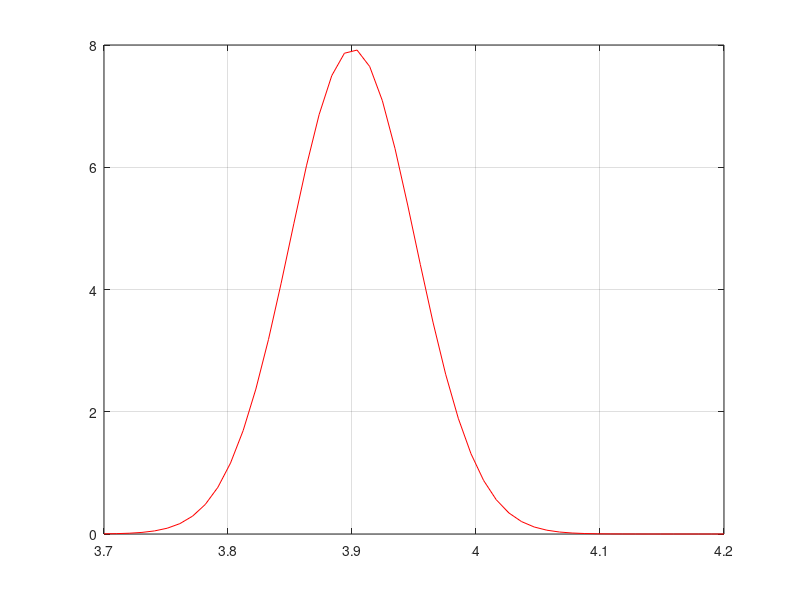

Reproduce this figure in MATLAB. (Note: this script raises an error after producing the figure.)
%% Determine final manufacutred Distribution distribution
% --------------- IMPORTANT -------------------
% you MUST Reset the Upper limit (Scrap Limit) to a high number to scrap is included
% --------------- IMPORTANT -------------------
%clear all
%close all
%clc
% Grid
xp2 = linspace(6.7,7.3,50); xp3 = linspace(3.7,4.2,50);
[XP2 XP3] = meshgrid(xp2,xp3);
X = [XP2(:) XP3(:)];

MU = [6.8776 3.9006];
MU_rw = [6.8687 3.8965]
L = [6.8 3.8]; 
U = [20 20]; % Upper limit is scrap as these are holes
sig11 = 0.1362; sig22 = 0.05027;
rho = 0.7052
%% Marginals distributions 
fc2 = @(lim) normcdf(lim,MU(1),sig11); % large diameter (x_2) cdf
fc2rw = @(lim) normcdf(lim,MU_rw(1),sig11);
pd3 = makedist('Normal','mu',MU(2),'sigma',sig22);
pd3_rw = makedist('Normal','mu',MU_rw(2),'sigma',sig22); 
%pd3 = makedist('GeneralizedExtremeValue','k',0.2,'mu',MU(2),'sigma',sig22);
%pd3_rw = makedist('GeneralizedExtremeValue','k',0.2,'mu',MU_rw(2),'sigma',sig22);          
fc3 = @(lim) cdf(pd3,lim);              % small diameter (x_3) pdf
fc3rw = @(lim) cdf(pd3_rw,lim);

figure;
plot(xp3,pdf(pd3,xp3),'r-'); grid on

SIGMA = [sig11^2 rho*sig11*sig22; rho*sig11*sig22 sig22^2];
Fb1b2 = copulacdf('Gaussian',[fc2(U(1)),fc3(U(2))],rho);
Fa1b2 = copulacdf('Gaussian',[fc2(L(1)),fc3(U(2))],rho);
Fb1a2 = copulacdf('Gaussian',[fc2(U(1)),fc3(L(2))],rho);
Fa1a2 = copulacdf('Gaussian',[fc2(L(1)),fc3(L(2))],rho);

pI2 = Fa1b2 - Fa1a2;
pI3 = Fb1a2 - Fa1a2;
pI4 = Fa1a2;
pIC = Fb1b2 - Fa1b2 - Fb1a2 + Fa1a2;
pIS = 1 - Fb1b2;
 
% Limits are reversed becasue the lower limit causes rework
MU_Rrw = L+(U-MU_rw); % reverse the sinlge feature rework as rework happens at lower limit
fc2Rrw = @(lim) normcdf(lim,MU_Rrw(1),sig11);
pd3_Rrw = makedist('tLocationScale','mu',MU_Rrw(2),'sigma',sig22,'nu',2.2522);
fc3Rrw = @(lim) cdf(pd3_Rrw,lim);

p22 = 1- fc2Rrw(U(1));
p2C = fc2Rrw(U(1)) - fc2Rrw(L(1));
p2S = fc2Rrw(L(1));

p33 = 1- fc3Rrw(U(2));
p3C = fc3Rrw(U(2)) - fc3Rrw(L(2));
p3S = fc3Rrw(L(2));

p42 = pI2; 
p43 = pI3; 
p44 = pI4;
p4C = pIC; 
p4S = pIS;
p5C = 1; 
p5S = 0; 
 
m12 = pI2/((1-p22)*(1-p44));
m13 = pI3/((1-p33)*(1-p44));
m14 = pI4/(1-p44);
 
fIC = pIC + pI2*p2C/((1-p22)*(1-p44)) + pI3*p3C/((1-p33)*(1-p44)) + pI4*p4C/(1-p44);
f2C = (p2C/(1-p22));%*p12;
f3C = (p3C/(1-p33));%*p13;
f45 = (p42*p2C/((1-p22)*(1-p44)) + p43*p3C/((1-p33)*(1-p44)) + p4C/(1-p44));%*p14;
% 

fIS = pIS + pI2*p2S/((1-p22)*(1-p44)) + pI3*p3S/((1-p33)*(1-p44)) + pI4*p4S/(1-p44);
f2S = (p2S/(1-p22));%*p12;
f3S = (p3S/(1-p33));%*p13;
f4S = (p42*p2S/((1-p22)*(1-p44)) + p43*p3S/((1-p33)*(1-p44)) + p4S/(1-p44));%*p14;
 
 
f1s = [fIC, f2C*(pI4*(pI2/(1-pI4))+pI2),...
            f3C*(pI4*(pI3/(1-pI4))+pI3)...
            pI4*(pIC/(1-pI4))];
f2s = [fIS, f2S*(pI4*(pI2/(1-pI4))+pI2),...
            f3S*(pI4*(pI3/(1-pI4))+pI3),...
            pI4*(pIS/(1-pI4))];

% dual feature rework form inital stage I and stage 4
pdf2_Grid = normpdf(X(:,1),MU(1),sig11);
pdf3_Grid = pdf(pd3,X(:,2));
cdf2_Grid = normcdf(X(:,1),MU(1),sig11);
cdf3_Grid = cdf(pd3,X(:,2));

% single feature rework form stage 2 and stage 3
pdf2_rw_Grid = normpdf(X(:,1),MU_rw(1),sig11);
pdf3_rw_Grid = pdf(pd3_rw,X(:,2));
cdf2_rw_Grid = normcdf(X(:,1),MU_rw(1),sig11);
cdf3_rw_Grid = cdf(pd3_rw,X(:,2));


% work out where function will be zero, i.e. outside the limits. Aim is to
% generate a vecotr of zeros and ones, zero where function is outside of
% limits and a one where it is inside
IX1 = (X(:,1)>=L(1) & X(:,1)<=U(1)); IX2 = (X(:,2)>=L(2) & X(:,2)<=U(2)); 
%IX1 = (X(:,1)>=L(1)); IX2 = (X(:,2)>=L(2)); % includes scrap
%X = [X1(:) X2(:)];
IX = [IX1 IX2];
sizeIX = size(IX);
IXV = zeros(sizeIX(1),1);
% Generate zeros and ones vector indicating where function is inside limits

for i = 1:sizeIX(1)
if IX(i,1)==1 && IX(i,2)==1
    IXV(i) = 1;
end
end
figure;
plot3(X(:,1),X(:,2),IXV,'r.'); grid on

% Copula for dual rework
Cpdf1 = copulapdf('Gaussian',[cdf2_Grid,cdf3_Grid],rho).*pdf2_Grid.*pdf3_Grid;
Ccdf1 = copulacdf('Gaussian',[cdf2_Grid,cdf3_Grid],rho);
Trunn= IXV.*(Cpdf1); Trunn = reshape(Trunn,length(xp2),length(xp3));
q_Trunn = trapz(xp3,trapz(xp2,Trunn));
Cft =  (f1s(4)+f2s(4)+pIC+pIS).*IXV.*(Cpdf1)./q_Trunn; % the denominator should really be like 
% line 237-275 in 'CopulaGaussianMixtureFourMeans_ve_TwoMeans in
% '\OptimalCMCDistribution'

% Cpdf1 = reshape(Cpdf1,length(xp2),length(xp3));
% Ccdf1 = reshape(Ccdf1,length(xp2),length(xp3));
% figure;
% mesh(xp2,xp3,Cpdf1)
% figure;
% mesh(xp2,xp3,Cpdf1)


Cft = reshape(Cft,length(xp2),length(xp3));
q_Cft  = trapz(xp3,trapz(xp2,Cft));


% Copula from single feature rework 
Cpdf1_rw = copulapdf('Gaussian',[cdf2_rw_Grid,cdf3_rw_Grid],0).*pdf2_rw_Grid.*pdf3_rw_Grid;
Trunn= IXV.*(Cpdf1_rw); Trunn = reshape(Trunn,length(xp2),length(xp3));
q_Trunn = trapz(xp3,trapz(xp2,Trunn));
Cft_rw = (f1s(2)+f1s(3)+f2s(2)+f2s(3)).*IXV.*(Cpdf1_rw)./q_Trunn; % the denominator should really the 
% difference in the CDFs i.e. copulacdf(U(1),U(2) - copulacdf(L(1),L(2)
% as it should for dual feature rework above

Cft_rw = reshape(Cft_rw,length(xp2),length(xp3));
q_Cft_rw  = trapz(xp3,trapz(xp2,Cft_rw))
%Cpdf1_rw = reshape(Cpdf1_rw,length(x1),length(x2));
%Ccdf1_rw = reshape(Ccdf1_rw,length(x1),length(x2));
Cft_rw = reshape(Cft_rw,length(xp2),length(xp3));

TOTCopula = Cft + Cft_rw;
figure(9)
m1 = mesh(xp2,xp3,TOTCopula,'EdgeColor',[33 64 154]./255,'LineWidth',1); hold on
%m1 = mesh(xp2,xp3,TOTCopula,'EdgeColor',[237 28 36]./255,'LineWidth',1); hold on
set(gca,'FontSize',15)
xlabel('x_{2} (cm)'); 
ylabel('x_{3} (cm)'); 
zlabel('Probability Density');
axis([6.7 7.3 3.7 4.2 0 60])
%q_Cpdf1  = trapz(xp3,trapz(xp2,Cpdf1))
%q_Cpdf1  = trapz(xp3,trapz(xp2,reshape(Cpdf1_rw,length(xp2),length(xp3))))
q_TOTCopula = trapz(xp3,trapz(xp2,TOTCopula))
